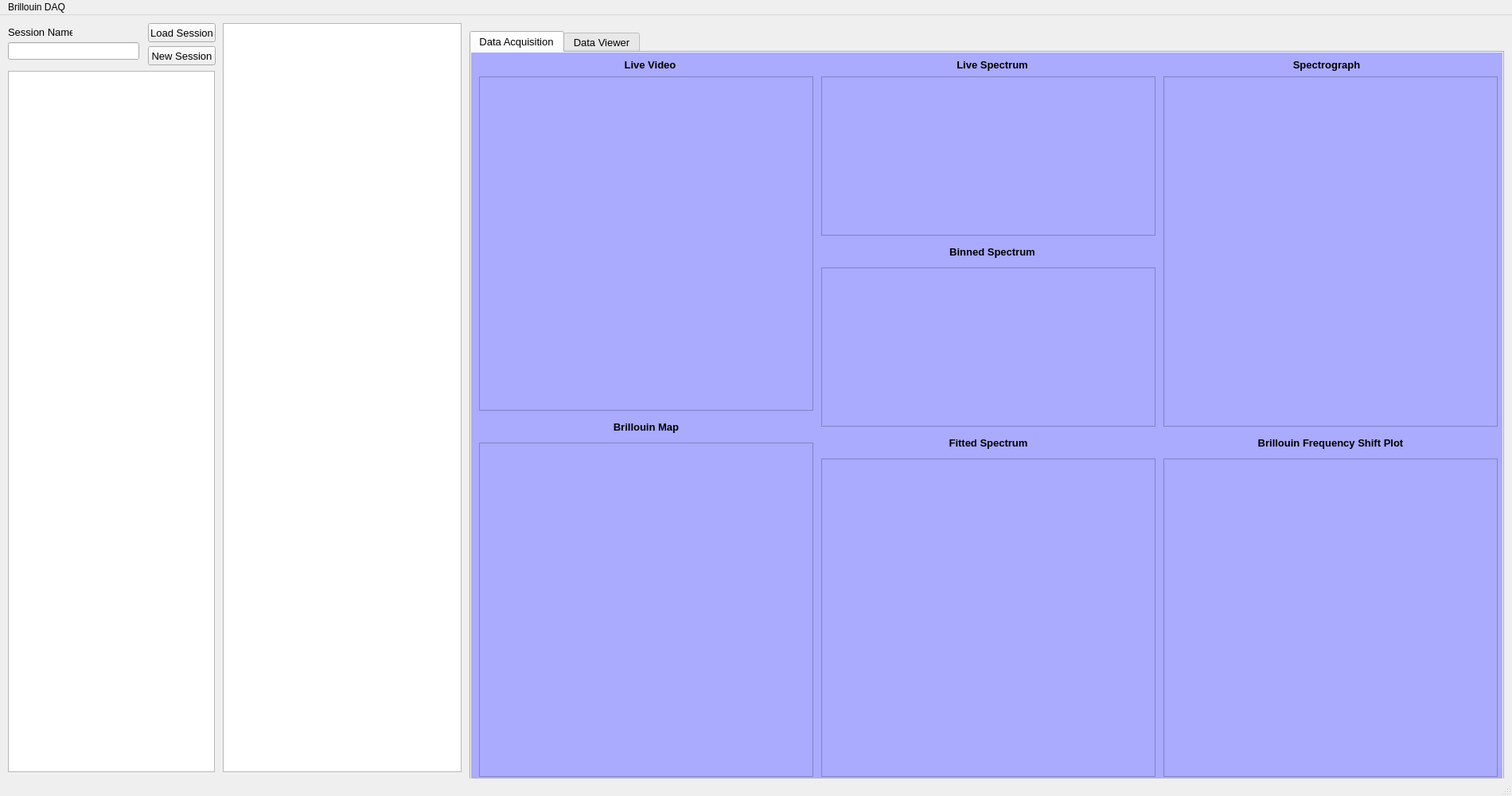
<?xml version="1.0" encoding="UTF-8"?>
<ui version="4.0">
 <class>MainWindow</class>
 <widget class="QMainWindow" name="MainWindow">
  <property name="geometry">
   <rect>
    <x>0</x>
    <y>0</y>
    <width>1900</width>
    <height>1000</height>
   </rect>
  </property>
  <property name="windowTitle">
   <string>Brillouin Scanning Interface</string>
  </property>
  <property name="styleSheet">
   <string notr="true"/>
  </property>
  <widget class="QWidget" name="centralwidget">
   <widget class="QTabWidget" name="dataViewerTab">
    <property name="geometry">
     <rect>
      <x>590</x>
      <y>20</y>
      <width>1300</width>
      <height>945</height>
     </rect>
    </property>
    <property name="sizePolicy">
     <sizepolicy hsizetype="Expanding" vsizetype="Expanding">
      <horstretch>1</horstretch>
      <verstretch>0</verstretch>
     </sizepolicy>
    </property>
    <property name="font">
     <font>
      <pointsize>10</pointsize>
     </font>
    </property>
    <property name="autoFillBackground">
     <bool>true</bool>
    </property>
    <property name="currentIndex">
     <number>0</number>
    </property>
    <widget class="QWidget" name="DataAcqTab">
     <property name="styleSheet">
      <string notr="true">background-color:rgb(170, 170, 255)</string>
     </property>
     <attribute name="title">
      <string>Data Acquisition</string>
     </attribute>
     <widget class="GraphicsView" name="graphicsViewSampleSpecSeries">
      <property name="geometry">
       <rect>
        <x>870</x>
        <y>30</y>
        <width>420</width>
        <height>440</height>
       </rect>
      </property>
      <property name="sizePolicy">
       <sizepolicy hsizetype="Expanding" vsizetype="Expanding">
        <horstretch>0</horstretch>
        <verstretch>3</verstretch>
       </sizepolicy>
      </property>
      <property name="minimumSize">
       <size>
        <width>420</width>
        <height>440</height>
       </size>
      </property>
     </widget>
     <widget class="GraphicsView" name="graphicsViewSampleSpectrum">
      <property name="geometry">
       <rect>
        <x>440</x>
        <y>510</y>
        <width>420</width>
        <height>400</height>
       </rect>
      </property>
      <property name="sizePolicy">
       <sizepolicy hsizetype="Expanding" vsizetype="Expanding">
        <horstretch>0</horstretch>
        <verstretch>2</verstretch>
       </sizepolicy>
      </property>
      <property name="minimumSize">
       <size>
        <width>0</width>
        <height>0</height>
       </size>
      </property>
     </widget>
     <widget class="GraphicsView" name="graphicsViewSample">
      <property name="geometry">
       <rect>
        <x>440</x>
        <y>30</y>
        <width>420</width>
        <height>200</height>
       </rect>
      </property>
      <property name="sizePolicy">
       <sizepolicy hsizetype="Expanding" vsizetype="Expanding">
        <horstretch>0</horstretch>
        <verstretch>1</verstretch>
       </sizepolicy>
      </property>
      <property name="minimumSize">
       <size>
        <width>420</width>
        <height>200</height>
       </size>
      </property>
     </widget>
     <widget class="GraphicsView" name="graphicsViewSampleScanDepth">
      <property name="geometry">
       <rect>
        <x>870</x>
        <y>510</y>
        <width>420</width>
        <height>400</height>
       </rect>
      </property>
      <property name="sizePolicy">
       <sizepolicy hsizetype="Expanding" vsizetype="Expanding">
        <horstretch>0</horstretch>
        <verstretch>3</verstretch>
       </sizepolicy>
      </property>
      <property name="minimumSize">
       <size>
        <width>0</width>
        <height>0</height>
       </size>
      </property>
     </widget>
     <widget class="GraphicsView" name="graphicsViewHeatmap">
      <property name="geometry">
       <rect>
        <x>10</x>
        <y>490</y>
        <width>420</width>
        <height>420</height>
       </rect>
      </property>
      <property name="minimumSize">
       <size>
        <width>0</width>
        <height>0</height>
       </size>
      </property>
     </widget>
     <widget class="GraphicsView" name="graphicsViewCMOS">
      <property name="geometry">
       <rect>
        <x>10</x>
        <y>30</y>
        <width>420</width>
        <height>420</height>
       </rect>
      </property>
      <property name="sizePolicy">
       <sizepolicy hsizetype="Preferred" vsizetype="Preferred">
        <horstretch>0</horstretch>
        <verstretch>0</verstretch>
       </sizepolicy>
      </property>
      <property name="minimumSize">
       <size>
        <width>420</width>
        <height>420</height>
       </size>
      </property>
     </widget>
     <widget class="QLabel" name="session_label_2">
      <property name="geometry">
       <rect>
        <x>10</x>
        <y>460</y>
        <width>420</width>
        <height>20</height>
       </rect>
      </property>
      <property name="font">
       <font>
        <pointsize>10</pointsize>
        <weight>75</weight>
        <bold>true</bold>
       </font>
      </property>
      <property name="text">
       <string>Brillouin Map</string>
      </property>
      <property name="alignment">
       <set>Qt::AlignCenter</set>
      </property>
     </widget>
     <widget class="QLabel" name="session_label_3">
      <property name="geometry">
       <rect>
        <x>450</x>
        <y>5</y>
        <width>410</width>
        <height>20</height>
       </rect>
      </property>
      <property name="font">
       <font>
        <pointsize>10</pointsize>
        <weight>75</weight>
        <bold>true</bold>
       </font>
      </property>
      <property name="text">
       <string>Live Spectrum</string>
      </property>
      <property name="alignment">
       <set>Qt::AlignCenter</set>
      </property>
     </widget>
     <widget class="QLabel" name="session_label_4">
      <property name="geometry">
       <rect>
        <x>870</x>
        <y>5</y>
        <width>410</width>
        <height>20</height>
       </rect>
      </property>
      <property name="font">
       <font>
        <pointsize>10</pointsize>
        <weight>75</weight>
        <bold>true</bold>
       </font>
      </property>
      <property name="text">
       <string>Spectrograph</string>
      </property>
      <property name="alignment">
       <set>Qt::AlignCenter</set>
      </property>
     </widget>
     <widget class="QLabel" name="session_label_5">
      <property name="geometry">
       <rect>
        <x>10</x>
        <y>5</y>
        <width>430</width>
        <height>20</height>
       </rect>
      </property>
      <property name="font">
       <font>
        <pointsize>10</pointsize>
        <weight>75</weight>
        <bold>true</bold>
       </font>
      </property>
      <property name="text">
       <string>Live Video</string>
      </property>
      <property name="alignment">
       <set>Qt::AlignCenter</set>
      </property>
     </widget>
     <widget class="QLabel" name="session_label_6">
      <property name="geometry">
       <rect>
        <x>440</x>
        <y>480</y>
        <width>420</width>
        <height>20</height>
       </rect>
      </property>
      <property name="font">
       <font>
        <pointsize>10</pointsize>
        <weight>75</weight>
        <bold>true</bold>
       </font>
      </property>
      <property name="text">
       <string>Fitted Spectrum</string>
      </property>
      <property name="alignment">
       <set>Qt::AlignCenter</set>
      </property>
     </widget>
     <widget class="QLabel" name="session_label_7">
      <property name="geometry">
       <rect>
        <x>870</x>
        <y>480</y>
        <width>420</width>
        <height>20</height>
       </rect>
      </property>
      <property name="font">
       <font>
        <pointsize>10</pointsize>
        <weight>75</weight>
        <bold>true</bold>
       </font>
      </property>
      <property name="text">
       <string>Brillouin Frequency Shift Plot</string>
      </property>
      <property name="alignment">
       <set>Qt::AlignCenter</set>
      </property>
     </widget>
     <widget class="GraphicsView" name="graphicsViewBinned">
      <property name="geometry">
       <rect>
        <x>440</x>
        <y>270</y>
        <width>420</width>
        <height>200</height>
       </rect>
      </property>
      <property name="sizePolicy">
       <sizepolicy hsizetype="Expanding" vsizetype="Expanding">
        <horstretch>0</horstretch>
        <verstretch>1</verstretch>
       </sizepolicy>
      </property>
      <property name="minimumSize">
       <size>
        <width>420</width>
        <height>200</height>
       </size>
      </property>
     </widget>
     <widget class="QLabel" name="session_label_8">
      <property name="geometry">
       <rect>
        <x>450</x>
        <y>240</y>
        <width>410</width>
        <height>20</height>
       </rect>
      </property>
      <property name="font">
       <font>
        <pointsize>10</pointsize>
        <weight>75</weight>
        <bold>true</bold>
       </font>
      </property>
      <property name="text">
       <string>Binned Spectrum</string>
      </property>
      <property name="alignment">
       <set>Qt::AlignCenter</set>
      </property>
     </widget>
    </widget>
    <widget class="QWidget" name="DataViewTab">
     <property name="styleSheet">
      <string notr="true">background-color: rgb(83, 83, 83);</string>
     </property>
     <attribute name="title">
      <string>Data Viewer</string>
     </attribute>
     <layout class="QGridLayout" name="gridLayout_4">
      <item row="6" column="1">
       <widget class="GraphicsView" name="dataViewScanDepth">
        <property name="sizePolicy">
         <sizepolicy hsizetype="Expanding" vsizetype="Expanding">
          <horstretch>0</horstretch>
          <verstretch>3</verstretch>
         </sizepolicy>
        </property>
       </widget>
      </item>
      <item row="5" column="1">
       <widget class="GraphicsView" name="dataViewSpecSeries">
        <property name="sizePolicy">
         <sizepolicy hsizetype="Expanding" vsizetype="Expanding">
          <horstretch>0</horstretch>
          <verstretch>3</verstretch>
         </sizepolicy>
        </property>
       </widget>
      </item>
      <item row="4" column="1">
       <widget class="GraphicsView" name="dataViewSingleSpectrum">
        <property name="sizePolicy">
         <sizepolicy hsizetype="Expanding" vsizetype="Expanding">
          <horstretch>0</horstretch>
          <verstretch>2</verstretch>
         </sizepolicy>
        </property>
        <property name="minimumSize">
         <size>
          <width>0</width>
          <height>200</height>
         </size>
        </property>
       </widget>
      </item>
      <item row="0" column="1">
       <widget class="QLabel" name="dataViewInfoDisplay">
        <property name="styleSheet">
         <string notr="true">color: rgb(255, 255, 255);</string>
        </property>
        <property name="text">
         <string>Frame 0/0 </string>
        </property>
       </widget>
      </item>
      <item row="1" column="1">
       <widget class="QSlider" name="dataViewSlider">
        <property name="orientation">
         <enum>Qt::Horizontal</enum>
        </property>
       </widget>
      </item>
      <item row="3" column="1">
       <widget class="GraphicsView" name="dataViewEMCCD">
        <property name="sizePolicy">
         <sizepolicy hsizetype="Expanding" vsizetype="Expanding">
          <horstretch>0</horstretch>
          <verstretch>1</verstretch>
         </sizepolicy>
        </property>
        <property name="minimumSize">
         <size>
          <width>400</width>
          <height>100</height>
         </size>
        </property>
       </widget>
      </item>
      <item row="2" column="0" rowspan="3">
       <widget class="GraphicsView" name="graphicsViewCMOSViewer"/>
      </item>
      <item row="5" column="0" rowspan="2">
       <widget class="GraphicsView" name="graphicsViewHeatmapViewer"/>
      </item>
      <item row="2" column="1">
       <widget class="QTextEdit" name="dataViewTextEdit"/>
      </item>
     </layout>
    </widget>
   </widget>
   <widget class="QTreeView" name="treeView">
    <property name="geometry">
     <rect>
      <x>280</x>
      <y>10</y>
      <width>300</width>
      <height>941</height>
     </rect>
    </property>
    <property name="sizePolicy">
     <sizepolicy hsizetype="Fixed" vsizetype="Expanding">
      <horstretch>0</horstretch>
      <verstretch>2</verstretch>
     </sizepolicy>
    </property>
    <property name="minimumSize">
     <size>
      <width>300</width>
      <height>0</height>
     </size>
    </property>
    <property name="contextMenuPolicy">
     <enum>Qt::CustomContextMenu</enum>
    </property>
   </widget>
   <widget class="ParameterTree" name="parameterTreeWidget">
    <property name="geometry">
     <rect>
      <x>10</x>
      <y>70</y>
      <width>260</width>
      <height>881</height>
     </rect>
    </property>
    <property name="sizePolicy">
     <sizepolicy hsizetype="Expanding" vsizetype="Expanding">
      <horstretch>0</horstretch>
      <verstretch>4</verstretch>
     </sizepolicy>
    </property>
    <property name="minimumSize">
     <size>
      <width>260</width>
      <height>0</height>
     </size>
    </property>
    <property name="animated">
     <bool>true</bool>
    </property>
    <property name="headerHidden">
     <bool>true</bool>
    </property>
    <column>
     <property name="text">
      <string notr="true">1</string>
     </property>
    </column>
   </widget>
   <widget class="QLineEdit" name="sessionName">
    <property name="enabled">
     <bool>true</bool>
    </property>
    <property name="geometry">
     <rect>
      <x>10</x>
      <y>34</y>
      <width>165</width>
      <height>22</height>
     </rect>
    </property>
    <property name="font">
     <font>
      <pointsize>12</pointsize>
     </font>
    </property>
    <property name="text">
     <string/>
    </property>
    <property name="alignment">
     <set>Qt::AlignCenter</set>
    </property>
    <property name="readOnly">
     <bool>true</bool>
    </property>
   </widget>
   <widget class="QLabel" name="session_label">
    <property name="geometry">
     <rect>
      <x>10</x>
      <y>13</y>
      <width>81</width>
      <height>16</height>
     </rect>
    </property>
    <property name="font">
     <font>
      <pointsize>10</pointsize>
     </font>
    </property>
    <property name="text">
     <string>Session Name</string>
    </property>
    <property name="alignment">
     <set>Qt::AlignLeading|Qt::AlignLeft|Qt::AlignVCenter</set>
    </property>
   </widget>
   <widget class="QPushButton" name="newSessionBtn">
    <property name="geometry">
     <rect>
      <x>186</x>
      <y>39</y>
      <width>85</width>
      <height>24</height>
     </rect>
    </property>
    <property name="font">
     <font>
      <pointsize>10</pointsize>
     </font>
    </property>
    <property name="text">
     <string>New Session</string>
    </property>
   </widget>
   <widget class="QPushButton" name="loadSessionBtn">
    <property name="geometry">
     <rect>
      <x>186</x>
      <y>10</y>
      <width>85</width>
      <height>24</height>
     </rect>
    </property>
    <property name="font">
     <font>
      <pointsize>10</pointsize>
     </font>
    </property>
    <property name="text">
     <string>Load Session</string>
    </property>
   </widget>
  </widget>
  <widget class="QStatusBar" name="statusbar"/>
  <widget class="QMenuBar" name="menubar">
   <property name="geometry">
    <rect>
     <x>0</x>
     <y>0</y>
     <width>1900</width>
     <height>21</height>
    </rect>
   </property>
   <widget class="QMenu" name="menuBrillouin_DAQ">
    <property name="title">
     <string>Brillouin DAQ</string>
    </property>
   </widget>
   <addaction name="menuBrillouin_DAQ"/>
  </widget>
 </widget>
 <customwidgets>
  <customwidget>
   <class>ParameterTree</class>
   <extends>QTreeWidget</extends>
   <header>pyqtgraph.parametertree</header>
  </customwidget>
  <customwidget>
   <class>GraphicsView</class>
   <extends>QGraphicsView</extends>
   <header>pyqtgraph.widgets.GraphicsView</header>
  </customwidget>
 </customwidgets>
 <resources/>
 <connections/>
</ui>
